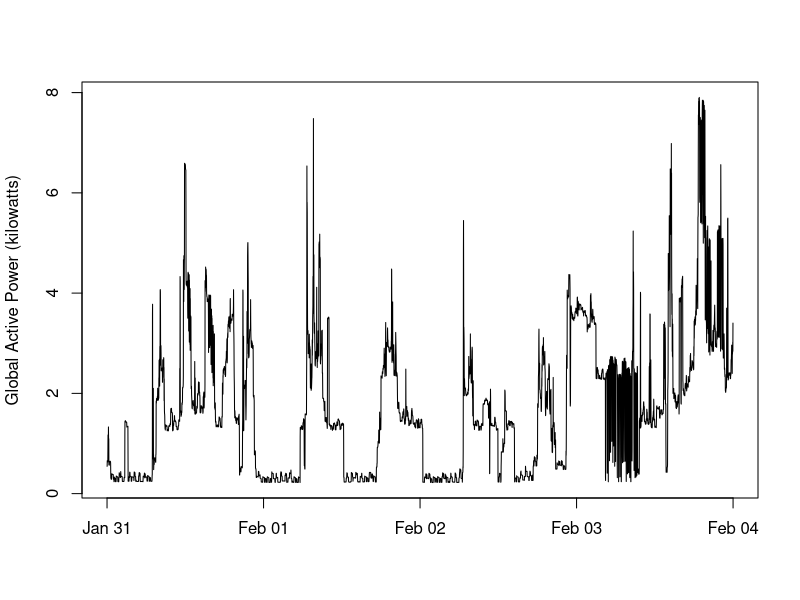

R code for this plot:
colClasses <- c("character", "character", "numeric", "numeric", "numeric", "numeric", "numeric", "numeric", "numeric")
data <- read.csv("./household_power_consumption.txt", header=TRUE, sep=";", colClasses=colClasses)
dates <- paste(data$Date, data$Time)
data$DateTime <- strptime(dates, "%d/%m/%Y %H:%M:%S")
data[c("Date", "Time")] <- list(NULL)

plot(data$DateTime, data$Global_active_power, type="n", ylab="Global Active Power (kilowatts)", xlab="")
lines(data$DateTime, data$Global_active_power, type="l")

dev.copy(png,'plot2.png')
dev.off()
